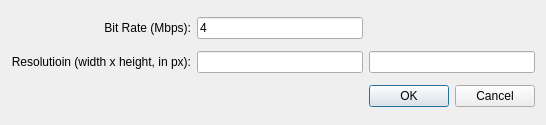
<?xml version="1.0" encoding="UTF-8"?>
<ui version="4.0">
 <class>ScreenRecordOptionDialog</class>
 <widget class="QDialog" name="ScreenRecordOptionDialog">
  <property name="geometry">
   <rect>
    <x>0</x>
    <y>0</y>
    <width>546</width>
    <height>125</height>
   </rect>
  </property>
  <property name="windowTitle">
   <string>Dialog</string>
  </property>
  <layout class="QGridLayout" name="gridLayout">
   <item row="0" column="1">
    <widget class="QLineEdit" name="bitRateLineEdit">
     <property name="text">
      <string>4</string>
     </property>
    </widget>
   </item>
   <item row="1" column="1">
    <widget class="QLineEdit" name="widthLineEdit"/>
   </item>
   <item row="1" column="0">
    <widget class="QLabel" name="label_2">
     <property name="text">
      <string>Resolutioin (width x height, in px):</string>
     </property>
     <property name="alignment">
      <set>Qt::AlignRight|Qt::AlignTrailing|Qt::AlignVCenter</set>
     </property>
    </widget>
   </item>
   <item row="0" column="0">
    <widget class="QLabel" name="label">
     <property name="text">
      <string>Bit Rate (Mbps):</string>
     </property>
     <property name="alignment">
      <set>Qt::AlignRight|Qt::AlignTrailing|Qt::AlignVCenter</set>
     </property>
    </widget>
   </item>
   <item row="1" column="2">
    <widget class="QLineEdit" name="heightLineEdit"/>
   </item>
   <item row="2" column="2">
    <widget class="QDialogButtonBox" name="buttonBox">
     <property name="orientation">
      <enum>Qt::Horizontal</enum>
     </property>
     <property name="standardButtons">
      <set>QDialogButtonBox::Cancel|QDialogButtonBox::Ok</set>
     </property>
    </widget>
   </item>
  </layout>
 </widget>
 <resources/>
 <connections>
  <connection>
   <sender>buttonBox</sender>
   <signal>accepted()</signal>
   <receiver>ScreenRecordOptionDialog</receiver>
   <slot>accept()</slot>
   <hints>
    <hint type="sourcelabel">
     <x>248</x>
     <y>254</y>
    </hint>
    <hint type="destinationlabel">
     <x>157</x>
     <y>274</y>
    </hint>
   </hints>
  </connection>
  <connection>
   <sender>buttonBox</sender>
   <signal>rejected()</signal>
   <receiver>ScreenRecordOptionDialog</receiver>
   <slot>reject()</slot>
   <hints>
    <hint type="sourcelabel">
     <x>316</x>
     <y>260</y>
    </hint>
    <hint type="destinationlabel">
     <x>286</x>
     <y>274</y>
    </hint>
   </hints>
  </connection>
 </connections>
</ui>
